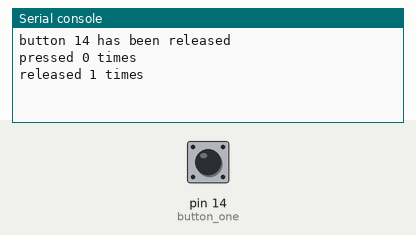
Recording of a program running on a simulated MicroPython board. On the bench: the last lines printed to the serial console. Inputs (shaded band) come from the test bench; at power-on: pin 14 (button_one) HIGH. Library files of the repository ran but are not shown: mp_button.py.

Above: at 1.2 s.
1.3 s: pin 14 (button_one) pulled LOW for 0.15 s
At 2.5 s:
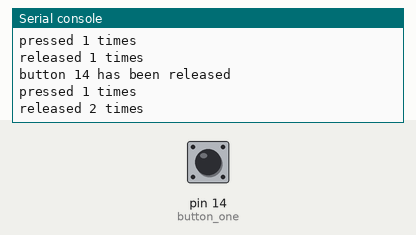
2.9 s: pin 14 (button_one) pulled LOW for 1 s
At 4.9 s:
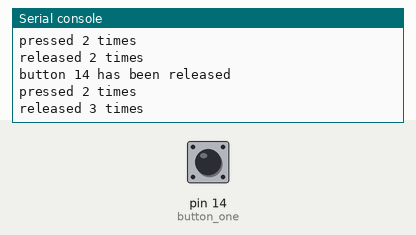
5.4 s: pin 14 (button_one) pulled LOW for 0.15 s
At 6.8 s:
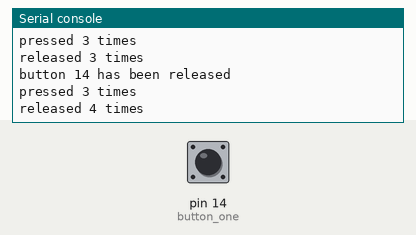
Timing chart, 0 to 8.4 s (numbered marks = the images above; inputs shaded):
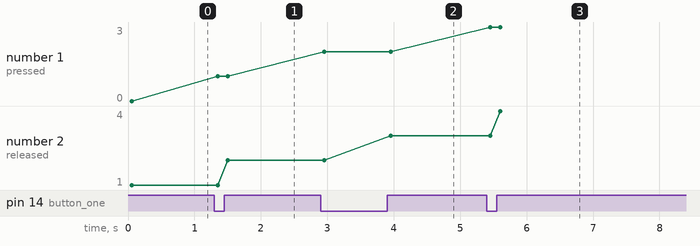

The program:

01-one-button-test.py
```python
from mp_button import Button
from machine import Pin

# lower right corner - button closes path to GND
BUTTON_PIN = 14

# we create two counters to cound presses down and released
counter_pressed = 0
counter_released = 0

# the following function will be invoked
# when the button changes state
# the Button module expects a callback to handle
# - pin number
# - event (Button.PRESSED | Button.RELEASED)
# the event contains a string 'pressed' or 'released'
# which can be used in your code to act upon
def button_change(button, event):
    global counter_pressed, counter_released
    print(f'button {button} has been {event}')
    if event == Button.PRESSED:
        counter_pressed += 1
    if event == Button.RELEASED:
        counter_released += 1
    print(f'pressed {counter_pressed} times')
    print(f'released {counter_released} times')


# we define a variable which holds a Button
# this Button object will be created using:
# - a pin number (GPIOx)
# - the state at rest (value() is False by default)
# - a callback to invoke when the button changes state (see above)
button_one = Button(14, False, button_change, internal_pullup = True)

# during our loop we keep checking the button(s)
while(True):
    button_one.update()
```

Measured:
- after the input at 1.3 s, the serial console: prints a new line after 0.05 s (image 1)
- after the input at 2.9 s, the serial console: prints a new line after 0.05 s (image 2)
- after the input at 5.4 s, the serial console: prints a new line after 0.05 s (image 3)
- plotted number 2: 1 → 2 after the input at 1.3 s, 2 → 3 after the input at 2.9 s, 3 → 4 after the input at 5.4 s
